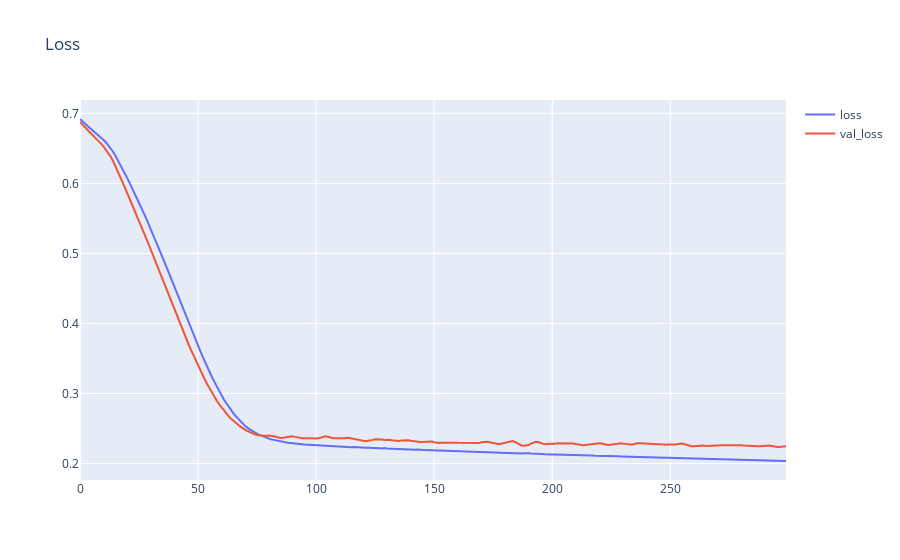

Notebook code cell kept with this figure:
### Code cell
fig = go.Figure(layout = dict(title="Loss"))
fig.add_trace(go.Scatter(x=list(range(len(history.history["loss"]))),y=history.history["loss"], name="loss"))
fig.add_trace(go.Scatter(x=list(range(len(history.history["loss"]))),y=history.history["val_loss"], name="val_loss"))
fig.show()

### Figure 1 — Plotly figure (JSON) as saved in the notebook; plotly's stock layout.template omitted (floating-point values rounded to 4 significant figures; data arrays with more than 128 entries replaced by an {"elided": "..."} marker saying what was removed)
{"data": [{"name": "loss", "type": "scatter", "x": {"elided": "300 int values"}, "y": {"elided": "300 float values"}}, {"name": "val_loss", "type": "scatter", "x": {"elided": "300 int values"}, "y": {"elided": "300 float values"}}], "layout": {"title": {"text": "Loss"}}}
